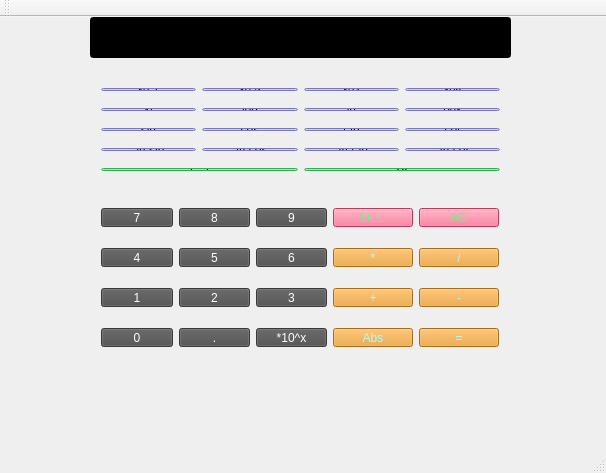
<?xml version="1.0" encoding="UTF-8"?>
<ui version="4.0">
 <class>calculator</class>
 <widget class="QMainWindow" name="calculator">
  <property name="geometry">
   <rect>
    <x>0</x>
    <y>0</y>
    <width>606</width>
    <height>473</height>
   </rect>
  </property>
  <property name="windowTitle">
   <string>calculator</string>
  </property>
  <property name="styleSheet">
   <string notr="true"/>
  </property>
  <widget class="QWidget" name="centralWidget">
   <widget class="QLineEdit" name="lineEdit_output">
    <property name="geometry">
     <rect>
      <x>90</x>
      <y>0</y>
      <width>421</width>
      <height>41</height>
     </rect>
    </property>
    <property name="styleSheet">
     <string notr="true">background-color: rgb(0, 0, 0);
color: rgb(255, 255, 255);</string>
    </property>
   </widget>
   <widget class="QWidget" name="layoutWidget">
    <property name="geometry">
     <rect>
      <x>90</x>
      <y>180</y>
      <width>420</width>
      <height>41</height>
     </rect>
    </property>
    <layout class="QHBoxLayout" name="horizontalLayout_5">
     <item>
      <layout class="QHBoxLayout" name="horizontalLayout_3">
       <item>
        <widget class="QPushButton" name="pushButton_7">
         <property name="styleSheet">
          <string notr="true">background-color: rgb(78, 78, 78);
color: rgb(255, 255, 255);</string>
         </property>
         <property name="text">
          <string>7</string>
         </property>
        </widget>
       </item>
       <item>
        <widget class="QPushButton" name="pushButton_8">
         <property name="styleSheet">
          <string notr="true">background-color: rgb(78, 78, 78);
color: rgb(255, 255, 255);</string>
         </property>
         <property name="text">
          <string>8</string>
         </property>
        </widget>
       </item>
       <item>
        <widget class="QPushButton" name="pushButton_9">
         <property name="styleSheet">
          <string notr="true">background-color: rgb(78, 78, 78);
color: rgb(255, 255, 255);</string>
         </property>
         <property name="text">
          <string>9</string>
         </property>
        </widget>
       </item>
      </layout>
     </item>
     <item>
      <widget class="QPushButton" name="pushButton_DEL">
       <property name="styleSheet">
        <string notr="true">background-color: rgb(255, 85, 127);
color: rgb(85, 255, 127);</string>
       </property>
       <property name="text">
        <string>DEL</string>
       </property>
      </widget>
     </item>
     <item>
      <widget class="QPushButton" name="pushButton_AC">
       <property name="styleSheet">
        <string notr="true">background-color: rgb(255, 85, 127);
color: rgb(85, 255, 127);</string>
       </property>
       <property name="text">
        <string>AC</string>
       </property>
      </widget>
     </item>
    </layout>
   </widget>
   <widget class="QWidget" name="layoutWidget">
    <property name="geometry">
     <rect>
      <x>90</x>
      <y>220</y>
      <width>420</width>
      <height>41</height>
     </rect>
    </property>
    <layout class="QHBoxLayout" name="horizontalLayout_6">
     <item>
      <layout class="QHBoxLayout" name="horizontalLayout_2">
       <item>
        <widget class="QPushButton" name="pushButton_4">
         <property name="styleSheet">
          <string notr="true">background-color: rgb(78, 78, 78);
color: rgb(255, 255, 255);</string>
         </property>
         <property name="text">
          <string>4</string>
         </property>
        </widget>
       </item>
       <item>
        <widget class="QPushButton" name="pushButton_5">
         <property name="styleSheet">
          <string notr="true">background-color: rgb(78, 78, 78);
color: rgb(255, 255, 255);</string>
         </property>
         <property name="text">
          <string>5</string>
         </property>
        </widget>
       </item>
       <item>
        <widget class="QPushButton" name="pushButton_6">
         <property name="styleSheet">
          <string notr="true">background-color: rgb(78, 78, 78);
color: rgb(255, 255, 255);</string>
         </property>
         <property name="text">
          <string>6</string>
         </property>
        </widget>
       </item>
      </layout>
     </item>
     <item>
      <widget class="QPushButton" name="pushButton_Multiplication">
       <property name="styleSheet">
        <string notr="true">color: rgb(170, 255, 255);
background-color: rgb(235, 153, 38);

</string>
       </property>
       <property name="text">
        <string>*</string>
       </property>
      </widget>
     </item>
     <item>
      <widget class="QPushButton" name="pushButton_Division">
       <property name="styleSheet">
        <string notr="true">background-color: rgb(235, 153, 38);
color: rgb(170, 255, 255);</string>
       </property>
       <property name="text">
        <string>/</string>
       </property>
      </widget>
     </item>
    </layout>
   </widget>
   <widget class="QWidget" name="layoutWidget">
    <property name="geometry">
     <rect>
      <x>90</x>
      <y>260</y>
      <width>420</width>
      <height>41</height>
     </rect>
    </property>
    <layout class="QHBoxLayout" name="horizontalLayout_7">
     <item>
      <layout class="QHBoxLayout" name="horizontalLayout">
       <item>
        <widget class="QPushButton" name="pushButton_1">
         <property name="styleSheet">
          <string notr="true">background-color: rgb(78, 78, 78);
color: rgb(255, 255, 255);</string>
         </property>
         <property name="text">
          <string>1</string>
         </property>
        </widget>
       </item>
       <item>
        <widget class="QPushButton" name="pushButton_2">
         <property name="styleSheet">
          <string notr="true">background-color: rgb(78, 78, 78);
color: rgb(255, 255, 255);</string>
         </property>
         <property name="text">
          <string>2</string>
         </property>
        </widget>
       </item>
       <item>
        <widget class="QPushButton" name="pushButton_3">
         <property name="styleSheet">
          <string notr="true">background-color: rgb(78, 78, 78);
color: rgb(255, 255, 255);</string>
         </property>
         <property name="text">
          <string>3</string>
         </property>
        </widget>
       </item>
      </layout>
     </item>
     <item>
      <widget class="QPushButton" name="pushButton_Addition">
       <property name="styleSheet">
        <string notr="true">color: rgb(170, 255, 255);
background-color: rgb(235, 153, 38);</string>
       </property>
       <property name="text">
        <string>+</string>
       </property>
      </widget>
     </item>
     <item>
      <widget class="QPushButton" name="pushButton_Subtraction">
       <property name="styleSheet">
        <string notr="true">color: rgb(170, 255, 255);
background-color: rgb(235, 153, 38);</string>
       </property>
       <property name="text">
        <string>-</string>
       </property>
      </widget>
     </item>
    </layout>
   </widget>
   <widget class="QWidget" name="layoutWidget">
    <property name="geometry">
     <rect>
      <x>90</x>
      <y>300</y>
      <width>420</width>
      <height>41</height>
     </rect>
    </property>
    <layout class="QHBoxLayout" name="horizontalLayout_8">
     <item>
      <layout class="QHBoxLayout" name="horizontalLayout_4">
       <item>
        <widget class="QPushButton" name="pushButton_0">
         <property name="styleSheet">
          <string notr="true">background-color: rgb(78, 78, 78);
color: rgb(255, 255, 255);</string>
         </property>
         <property name="text">
          <string>0</string>
         </property>
        </widget>
       </item>
       <item>
        <widget class="QPushButton" name="pushButton_point">
         <property name="styleSheet">
          <string notr="true">background-color: rgb(78, 78, 78);
color: rgb(255, 255, 255);</string>
         </property>
         <property name="text">
          <string>.</string>
         </property>
        </widget>
       </item>
       <item>
        <widget class="QPushButton" name="pushButton_Tensquare">
         <property name="styleSheet">
          <string notr="true">background-color: rgb(78, 78, 78);
color: rgb(255, 255, 255);</string>
         </property>
         <property name="text">
          <string>*10^x</string>
         </property>
        </widget>
       </item>
      </layout>
     </item>
     <item>
      <widget class="QPushButton" name="pushButton_Abs">
       <property name="styleSheet">
        <string notr="true">color: rgb(170, 255, 255);
background-color: rgb(235, 153, 38);</string>
       </property>
       <property name="text">
        <string>Abs</string>
       </property>
      </widget>
     </item>
     <item>
      <widget class="QPushButton" name="pushButton_Equal">
       <property name="styleSheet">
        <string notr="true">color: rgb(170, 255, 255);
background-color: rgb(235, 153, 38);</string>
       </property>
       <property name="text">
        <string>=</string>
       </property>
      </widget>
     </item>
    </layout>
   </widget>
   <widget class="QWidget" name="layoutWidget">
    <property name="geometry">
     <rect>
      <x>90</x>
      <y>120</y>
      <width>421</width>
      <height>25</height>
     </rect>
    </property>
    <layout class="QHBoxLayout" name="horizontalLayout_9">
     <item>
      <widget class="QPushButton" name="pushButton_arcsin">
       <property name="styleSheet">
        <string notr="true">background-color: rgb(170, 170, 255);</string>
       </property>
       <property name="text">
        <string>arcsin</string>
       </property>
      </widget>
     </item>
     <item>
      <widget class="QPushButton" name="pushButton_arccos">
       <property name="styleSheet">
        <string notr="true">background-color: rgb(170, 170, 255);</string>
       </property>
       <property name="text">
        <string>arccos</string>
       </property>
      </widget>
     </item>
     <item>
      <widget class="QPushButton" name="pushButton_arctan">
       <property name="styleSheet">
        <string notr="true">background-color: rgb(170, 170, 255);</string>
       </property>
       <property name="text">
        <string>arctan</string>
       </property>
      </widget>
     </item>
     <item>
      <widget class="QPushButton" name="pushButton_arccot">
       <property name="styleSheet">
        <string notr="true">background-color: rgb(170, 170, 255);</string>
       </property>
       <property name="text">
        <string>arccot</string>
       </property>
      </widget>
     </item>
    </layout>
   </widget>
   <widget class="QWidget" name="layoutWidget">
    <property name="geometry">
     <rect>
      <x>90</x>
      <y>100</y>
      <width>421</width>
      <height>25</height>
     </rect>
    </property>
    <layout class="QHBoxLayout" name="horizontalLayout_10">
     <item>
      <widget class="QPushButton" name="pushButton_sin">
       <property name="styleSheet">
        <string notr="true">background-color: rgb(170, 170, 255);</string>
       </property>
       <property name="text">
        <string>sin</string>
       </property>
      </widget>
     </item>
     <item>
      <widget class="QPushButton" name="pushButton_cos">
       <property name="styleSheet">
        <string notr="true">background-color: rgb(170, 170, 255);</string>
       </property>
       <property name="text">
        <string>cos</string>
       </property>
      </widget>
     </item>
     <item>
      <widget class="QPushButton" name="pushButton_tan">
       <property name="styleSheet">
        <string notr="true">background-color: rgb(170, 170, 255);</string>
       </property>
       <property name="text">
        <string>tan</string>
       </property>
      </widget>
     </item>
     <item>
      <widget class="QPushButton" name="pushButton_cot">
       <property name="styleSheet">
        <string notr="true">background-color: rgb(170, 170, 255);</string>
       </property>
       <property name="text">
        <string>cot</string>
       </property>
      </widget>
     </item>
    </layout>
   </widget>
   <widget class="QWidget" name="layoutWidget">
    <property name="geometry">
     <rect>
      <x>90</x>
      <y>80</y>
      <width>421</width>
      <height>25</height>
     </rect>
    </property>
    <layout class="QHBoxLayout" name="horizontalLayout_11">
     <item>
      <widget class="QPushButton" name="pushButton_factorial">
       <property name="styleSheet">
        <string notr="true">background-color: rgb(170, 170, 255);</string>
       </property>
       <property name="text">
        <string>x!</string>
       </property>
      </widget>
     </item>
     <item>
      <widget class="QPushButton" name="pushButton_log">
       <property name="styleSheet">
        <string notr="true">background-color: rgb(170, 170, 255);</string>
       </property>
       <property name="text">
        <string>log</string>
       </property>
      </widget>
     </item>
     <item>
      <widget class="QPushButton" name="pushButton_ln">
       <property name="styleSheet">
        <string notr="true">background-color: rgb(170, 170, 255);</string>
       </property>
       <property name="text">
        <string>ln</string>
       </property>
      </widget>
     </item>
     <item>
      <widget class="QPushButton" name="pushButton_e">
       <property name="styleSheet">
        <string notr="true">background-color: rgb(170, 170, 255);</string>
       </property>
       <property name="text">
        <string>e^x</string>
       </property>
      </widget>
     </item>
    </layout>
   </widget>
   <widget class="QWidget" name="layoutWidget">
    <property name="geometry">
     <rect>
      <x>90</x>
      <y>140</y>
      <width>421</width>
      <height>25</height>
     </rect>
    </property>
    <layout class="QHBoxLayout" name="horizontalLayout_12">
     <item>
      <widget class="QPushButton" name="pushButton_negative">
       <property name="styleSheet">
        <string notr="true">background-color: rgb(79, 239, 117);</string>
       </property>
       <property name="text">
        <string>( - )</string>
       </property>
      </widget>
     </item>
     <item>
      <widget class="QPushButton" name="pushButton_Pi">
       <property name="styleSheet">
        <string notr="true">background-color: rgb(79, 239, 117);</string>
       </property>
       <property name="text">
        <string>Pi</string>
       </property>
      </widget>
     </item>
    </layout>
   </widget>
   <widget class="QWidget" name="layoutWidget">
    <property name="geometry">
     <rect>
      <x>90</x>
      <y>60</y>
      <width>421</width>
      <height>25</height>
     </rect>
    </property>
    <layout class="QHBoxLayout" name="horizontalLayout_13">
     <item>
      <widget class="QPushButton" name="pushButton_reciprocal">
       <property name="styleSheet">
        <string notr="true">background-color: rgb(170, 170, 255);</string>
       </property>
       <property name="text">
        <string>x^-1</string>
       </property>
      </widget>
     </item>
     <item>
      <widget class="QPushButton" name="pushButton_sqrt">
       <property name="styleSheet">
        <string notr="true">background-color: rgb(170, 170, 255);</string>
       </property>
       <property name="text">
        <string>x^.5</string>
       </property>
      </widget>
     </item>
     <item>
      <widget class="QPushButton" name="pushButton_square">
       <property name="styleSheet">
        <string notr="true">background-color: rgb(170, 170, 255);</string>
       </property>
       <property name="text">
        <string>x^2</string>
       </property>
      </widget>
     </item>
     <item>
      <widget class="QPushButton" name="pushButton_x_y">
       <property name="styleSheet">
        <string notr="true">background-color: rgb(170, 170, 255);</string>
       </property>
       <property name="text">
        <string>x^y</string>
       </property>
      </widget>
     </item>
    </layout>
   </widget>
  </widget>
  <widget class="QMenuBar" name="menuBar">
   <property name="geometry">
    <rect>
     <x>0</x>
     <y>0</y>
     <width>606</width>
     <height>17</height>
    </rect>
   </property>
  </widget>
  <widget class="QToolBar" name="mainToolBar">
   <attribute name="toolBarArea">
    <enum>TopToolBarArea</enum>
   </attribute>
   <attribute name="toolBarBreak">
    <bool>false</bool>
   </attribute>
  </widget>
  <widget class="QStatusBar" name="statusBar"/>
 </widget>
 <layoutdefault spacing="6" margin="11"/>
 <resources/>
 <connections/>
</ui>
